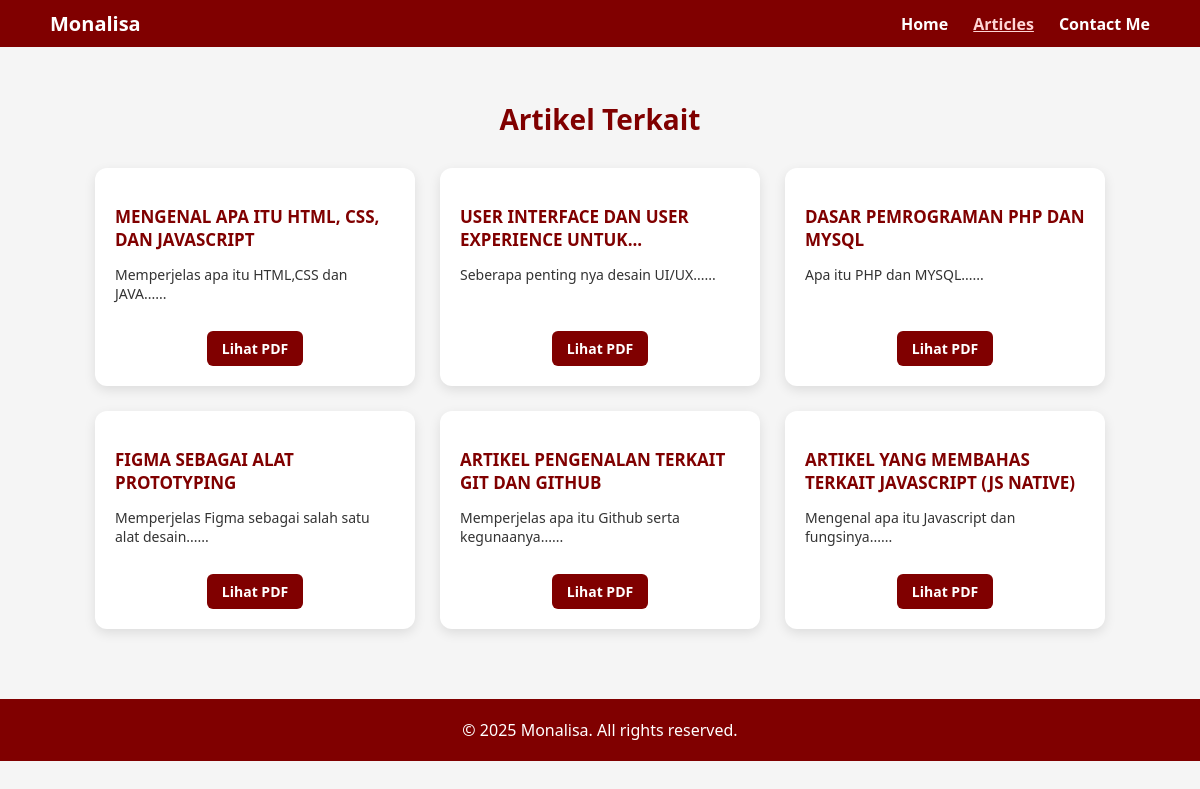
The app's page /articles.php with its own data.
### tables this page shows
CREATE TABLE `articles` (
  `id` int(11) NOT NULL,
  `judul` varchar(255) NOT NULL,
  `ringkasan` text NOT NULL,
  `isi` longtext NOT NULL,
  `file_pdf` varchar(255) DEFAULT NULL,
  `created_at` datetime DEFAULT current_timestamp()
);

### articles.php (the view, shortened to what this page needs)
<?php
$articles = mysqli_query($conn, "SELECT * FROM articles ORDER BY id DESC");
?>
<!DOCTYPE html>
<html lang="id">
<head>
</head>
<body>
<header>
  <div class="navbar">
    <div class="logo">Monalisa</div>
    <nav>
      <ul>
        <li><a href="index.php">Home</a></li>
        <li><a href="articles.php" class="active">Articles</a></li>
        <li><a href="contact.php">Contact Me</a></li>
      </ul>
    </nav>
  </div>
</header>
<div class="container">
  <h2>Artikel Terkait</h2>
  <div class="articles">
    <?php while($row = mysqli_fetch_assoc($articles)): ?>
      <div class="card">
        <h3><?= strtoupper(htmlspecialchars($row['judul'])) ?></h3>
        <p><?= htmlspecialchars(substr($row['ringkasan'], 0, 60)) ?>...</p>
        <?php if (!empty($row['file_pdf'])): ?>
          <a href="Assets/docs/<?= htmlspecialchars($row['file_pdf']) ?>" target="_blank">Lihat PDF</a>
        <?php else: ?>
          <a href="#" class="disabled">PDF Tidak Tersedia</a>
        <?php endif; ?>
      </div>
    <?php endwhile; ?>
  </div>
</div>
<footer>
  &copy; <?= date('Y') ?> Monalisa. All rights reserved.
</footer>
</body>
</html>

### articles.php (style rules this page uses)
body { margin: 0; font-family: 'Segoe UI', Tahoma, Geneva, Verdana, sans-serif; background-color: #f5f5f5; }
header { background-color: maroon; padding: 10px 30px; }
.navbar { display: flex; justify-content: space-between; align-items: center; max-width: 1100px; margin: 0 auto; }
.logo { color: white; font-size: 20px; font-weight: bold; }
nav ul { list-style: none; margin: 0; padding: 0; display: flex; gap: 25px; }
nav ul li a { text-decoration: none; color: white; font-weight: bold; cursor: pointer; }
nav ul li a:hover, nav ul li a.active { text-decoration: underline; color: #ffd5d5; }
.container { max-width: 1200px; margin: auto; padding: 30px 20px; text-align: center; }
.container h2 { color: maroon; margin-bottom: 30px; font-size: 28px; }
.articles { display: flex; flex-wrap: wrap; justify-content: center; gap: 25px; }
.card { background: #fff; padding: 20px; border-radius: 12px; width: 280px; box-shadow: 0 4px 12px rgba(0,0,0,0.1); transition: transform 0.3s ease; }
.card h3 { font-size: 17px; color: maroon; margin-bottom: 10px; text-align: left; }
.card p { font-size: 14px; color: #333; text-align: left; min-height: 40px; }
.card a { display: inline-block; margin-top: 12px; background-color: maroon; color: white; padding: 8px 15px; border-radius: 6px; text-decoration: none; font-size: 14px; font-weight: bold; }
footer { margin-top: 40px; padding: 20px; background-color: maroon; color: #fff; text-align: center; }

### records on screen
articles: judul "MENGENAL APA ITU HTML, CSS, DAN JAVASCRIPT", ringkasan "Memperjelas apa itu HTML,CSS dan JAVA..."
articles: judul "USER INTERFACE DAN USER EXPERIENCE UNTUK...", ringkasan "Seberapa penting nya desain UI/UX..."
articles: judul "DASAR PEMROGRAMAN PHP DAN MYSQL", ringkasan "Apa itu PHP dan MYSQL..."
articles: judul "FIGMA SEBAGAI ALAT PROTOTYPING", ringkasan "Memperjelas Figma sebagai salah satu alat desain..."
articles: judul "ARTIKEL PENGENALAN TERKAIT GIT DAN GITHUB", ringkasan "Memperjelas apa itu Github serta kegunaanya..."
articles: judul "ARTIKEL YANG MEMBAHAS TERKAIT JAVASCRIPT (JS NATIVE)", ringkasan "Mengenal apa itu Javascript dan fungsinya..."
